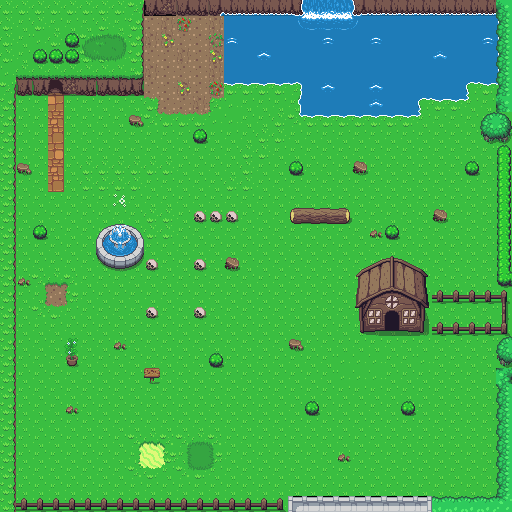

Rendered tile map (Tiled .tmx) drawn with the repository's tilesets; below, a short description and the map source with its tile grids summarised:
An orthogonal 32x32 tile map with 16x16 px tiles, 4 tile layers (background_tile, wall_tile, enemy_tile, front_tile) and 51 objects (8x ennemy, 4x water, 2x swamp, 2x door, stone, ...).

<map version="1.4" tiledversion="2020.09.22" orientation="orthogonal" renderorder="right-down" width="32" height="32" tilewidth="16" tileheight="16" infinite="0" nextlayerid="15" nextobjectid="115">
 <tileset firstgid="1" name="overworld" tilewidth="16" tileheight="16" tilecount="1440" columns="40">
  <image source="Overworld.png" trans="ff00ff" width="640" height="576" />
 </tileset>
 <layer id="1" name="background_tile" width="32" height="32">
  <data>[1024 cells, 973 non-empty, 42 distinct tile ids]</data>
 </layer>
 <layer id="4" name="wall_tile" width="32" height="32">
  <data>[1024 cells, 351 non-empty, 108 distinct tile ids]</data>
 </layer>
 <layer id="7" name="enemy_tile" width="32" height="32">
  <data>[1024 cells, 7 non-empty, 1 distinct tile ids]</data>
 </layer>
 <layer id="8" name="front_tile" width="32" height="32">
  <data>[1024 cells, 2 non-empty, 2 distinct tile ids]</data>
 </layer>
 <objectgroup id="3" name="wall_object">
  <object id="57" x="48.3333" y="77.6667">
   <polygon points="0,0 15.6667,-0.333333 20.3333,5 20.6667,17.3333 95.3333,18 95.6667,-61.6667 -32.6667,-61.3333 -32.3333,17.3333 -6.66667,18 -6.66667,5.33333" />
  </object>
  <object id="97" x="400.814" y="332.667">
   <polygon points="2.32369,0 108.405,0.441081 108.073,-43.7845 24.8968,-43.3333 26.2245,-58.6667 -6.97109,-76.3333 -13.2782,-76 -44.8142,-58 -44.4822,-1 -18.9215,-1 -17.5937,-21.3333 -8.63088,-26.3333 0.99587,-21.3333" />
  </object>
  <object id="106" x="1.11784" y="0" width="509.735" height="16.7676" />
  <object id="107" x="1.11784" y="495.203" width="510.293" height="15.6497" />
  <object id="108" x="0.558919" y="17.3265" width="15.0908" height="477.317" />
  <object id="109" x="495.203" y="335.352" width="16.7676" height="158.174" />
  <object id="110" x="496.879" y="19.0033" width="15.0908" height="268.84" />
  <object id="113" x="482.906" y="116.255" width="12.8551" height="21.7979" />
  <object id="114" x="556.125" y="155.38" width="1.11784" height="0.558919" />
 </objectgroup>
 <objectgroup id="11" name="obstacle_object">
  <object id="6" x="128" y="112" width="15" height="15" />
  <object id="8" x="17.5" y="160.5" width="15" height="15" />
  <object id="9" x="193.5" y="128.5" width="15" height="15" />
  <object id="23" x="17" y="272" width="15" height="15" />
  <object id="24" x="33" y="226" width="15" height="15" />
  <object id="20" x="208" y="353.5" width="15" height="15" />
  <object id="22" x="114" y="336.5" width="15" height="15" />
  <object id="25" x="64.5" y="401" width="15" height="15" />
  <object id="65" x="65.6667" y="354.667" width="13.3333" height="11.3333" />
  <object id="17" x="401" y="399.5" width="15" height="15" />
  <object id="18" x="304.5" y="400" width="15" height="15" />
  <object id="19" type="stone" x="289" y="337" width="15" height="15" />
  <object id="27" x="337.5" y="448" width="15" height="15" />
  <object id="14" x="368.5" y="224.5" width="15" height="15" />
  <object id="15" x="384.5" y="224.5" width="15" height="15" />
  <object id="21" x="224.5" y="256.5" width="15" height="15" />
  <object id="26" type="wood" x="290.333" y="208.667" width="59.3333" height="15.5" />
  <object id="10" x="288.5" y="161" width="15" height="15" />
  <object id="11" x="353.5" y="160" width="15" height="15" />
  <object id="12" x="465" y="161" width="15" height="15" />
  <object id="13" x="433" y="207.5" width="15" height="15" />
  <object id="84" x="97" y="223.667" width="47.6667" height="46">
   <ellipse />
  </object>
  <object id="85" x="112.667" y="193" width="15" height="14.3333">
   <ellipse />
  </object>
  <object id="64" type="info" x="144" y="368.667" width="15.6667" height="13.6667">
   <properties>
    <property name="message" value="Panneau d'informations" />
   </properties>
  </object>
 </objectgroup>
 <objectgroup id="10" name="enemy_object">
  <object id="37" type="ennemy" x="146.167" y="258.167" width="11.6667" height="12.3333" />
 </objectgroup>
 <objectgroup id="14" name="enemy_object_full" visible="0">
  <object id="99" type="ennemy" x="194.333" y="210.333" width="11.6667" height="12.3333" />
  <object id="100" type="ennemy" x="209.5" y="210.5" width="11.6667" height="12.3333" />
  <object id="101" type="ennemy" x="226.5" y="210.5" width="11.6667" height="12.3333" />
  <object id="102" type="ennemy" x="194.167" y="257.833" width="11.6667" height="12.3333" />
  <object id="103" type="ennemy" x="146.167" y="258.167" width="11.6667" height="12.3333" />
  <object id="104" type="ennemy" x="145.833" y="306.833" width="11.6667" height="12.3333" />
  <object id="105" type="ennemy" x="193.5" y="305.167" width="11.6667" height="12.3333" />
 </objectgroup>
 <objectgroup id="9" name="floor_object">
  <object id="66" type="swamp" x="145.333" y="16.3333" width="77.6667" height="78.3334">
   <properties>
    <property name="speed" type="float" value="0.3" />
   </properties>
  </object>
  <object id="73" type="water" x="421.666" y="16.3333" width="46" height="83">
   <properties>
    <property name="speed" type="float" value="0.5" />
   </properties>
  </object>
  <object id="74" type="water" x="301" y="16.3333" width="119" height="97">
   <properties>
    <property name="speed" type="float" value="0.5" />
   </properties>
  </object>
  <object id="81" type="water" x="223.666" y="16.8333" width="76.3334" height="65.6667">
   <properties>
    <property name="speed" type="float" value="0.5" />
   </properties>
  </object>
  <object id="82" type="water" x="468.667" y="16.1667" width="27.3333" height="67.3333">
   <properties>
    <property name="speed" type="float" value="0.5" />
   </properties>
  </object>
  <object id="83" type="swamp" x="160.333" y="95.6667" width="47.3333" height="15">
   <properties>
    <property name="speed" type="float" value="0.3" />
   </properties>
  </object>
 </objectgroup>
 <objectgroup id="5" name="interaction_object">
  <object id="59" type="warp_destination" x="144.333" y="448.667" width="15.3333" height="15">
   <properties>
    <property name="id" type="int" value="10" />
   </properties>
  </object>
  <object id="54" type="door" x="48.5758" y="93.3636" width="14.3333" height="1">
   <properties>
    <property name="id" type="int" value="1" />
    <property name="map" value="null" />
    <property name="to" type="int" value="0" />
    <property name="toType" value="cave" />
   </properties>
  </object>
  <object id="55" type="warp_source" x="48.8334" y="192" width="14.3333" height="15.3333">
   <properties>
    <property name="id" type="int" value="1" />
    <property name="to" type="int" value="10" />
    <property name="toX" type="float" value="183" />
    <property name="toY" type="float" value="442" />
   </properties>
  </object>
  <object id="98" type="door" x="384.833" y="329.5" width="14.3333" height="1">
   <properties>
    <property name="id" type="int" value="1" />
    <property name="map" value="null" />
    <property name="to" type="int" value="0" />
    <property name="toType" value="house" />
   </properties>
  </object>
 </objectgroup>
</map>
